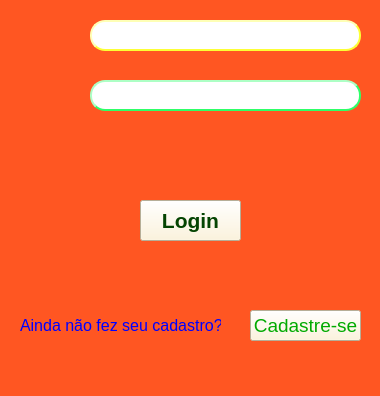
<?xml version="1.0" encoding="UTF-8"?>
<ui version="4.0">
 <class>MainWindow</class>
 <widget class="QMainWindow" name="MainWindow">
  <property name="geometry">
   <rect>
    <x>0</x>
    <y>0</y>
    <width>380</width>
    <height>396</height>
   </rect>
  </property>
  <property name="windowTitle">
   <string>MainWindow</string>
  </property>
  <property name="styleSheet">
   <string notr="true">background-color: rgb(190, 254, 255);
background-color: rgb(255, 86, 34);</string>
  </property>
  <widget class="QWidget" name="centralwidget">
   <widget class="QLineEdit" name="lin_1">
    <property name="geometry">
     <rect>
      <x>90</x>
      <y>20</y>
      <width>271</width>
      <height>31</height>
     </rect>
    </property>
    <property name="font">
     <font>
      <pointsize>12</pointsize>
     </font>
    </property>
    <property name="styleSheet">
     <string notr="true">background-color: rgb(255, 255, 255);
border-radius: 15px;
border-style: outset;
border-width: 2px;
border-color: rgb(252, 255, 55);</string>
    </property>
   </widget>
   <widget class="QLineEdit" name="lin_2">
    <property name="geometry">
     <rect>
      <x>90</x>
      <y>80</y>
      <width>271</width>
      <height>31</height>
     </rect>
    </property>
    <property name="font">
     <font>
      <pointsize>12</pointsize>
     </font>
    </property>
    <property name="styleSheet">
     <string notr="true">background-color: rgb(255, 255, 255);
border-color: rgb(255, 207, 139);
border-radius: 15px;
border-style: outset;
border-width: 2px;
border-color: rgb(46, 255, 105);</string>
    </property>
   </widget>
   <widget class="QPushButton" name="but_2">
    <property name="geometry">
     <rect>
      <x>250</x>
      <y>310</y>
      <width>111</width>
      <height>31</height>
     </rect>
    </property>
    <property name="font">
     <font>
      <pointsize>14</pointsize>
     </font>
    </property>
    <property name="styleSheet">
     <string notr="true">background-color: rgb(255, 243, 211);
color: rgb(0, 170, 0);</string>
    </property>
    <property name="text">
     <string>Cadastre-se</string>
    </property>
   </widget>
   <widget class="QPushButton" name="but_1">
    <property name="geometry">
     <rect>
      <x>140</x>
      <y>200</y>
      <width>101</width>
      <height>41</height>
     </rect>
    </property>
    <property name="font">
     <font>
      <pointsize>16</pointsize>
      <weight>75</weight>
      <bold>true</bold>
     </font>
    </property>
    <property name="styleSheet">
     <string notr="true">color: rgb(5, 68, 2);
background-color: rgb(255, 243, 211);</string>
    </property>
    <property name="text">
     <string>Login</string>
    </property>
   </widget>
   <widget class="QLabel" name="lab_2">
    <property name="geometry">
     <rect>
      <x>20</x>
      <y>310</y>
      <width>201</width>
      <height>31</height>
     </rect>
    </property>
    <property name="font">
     <font>
      <pointsize>12</pointsize>
     </font>
    </property>
    <property name="styleSheet">
     <string notr="true">color: rgb(0, 0, 255);</string>
    </property>
    <property name="text">
     <string>Ainda não fez seu cadastro?</string>
    </property>
   </widget>
   <widget class="QLabel" name="lab_1">
    <property name="geometry">
     <rect>
      <x>20</x>
      <y>150</y>
      <width>341</width>
      <height>31</height>
     </rect>
    </property>
    <property name="font">
     <font>
      <pointsize>14</pointsize>
     </font>
    </property>
    <property name="cursor">
     <cursorShape>SizeAllCursor</cursorShape>
    </property>
    <property name="focusPolicy">
     <enum>Qt::NoFocus</enum>
    </property>
    <property name="toolTip">
     <string>&lt;html&gt;&lt;head/&gt;&lt;body&gt;&lt;p align=&quot;center&quot;&gt;&lt;br/&gt;&lt;/p&gt;&lt;/body&gt;&lt;/html&gt;</string>
    </property>
    <property name="accessibleDescription">
     <string>&lt;html&gt;&lt;head/&gt;&lt;body&gt;&lt;p align=&quot;center&quot;&gt;&lt;br/&gt;&lt;/p&gt;&lt;/body&gt;&lt;/html&gt;</string>
    </property>
    <property name="styleSheet">
     <string notr="true">color: rgb(255, 20, 55);
color: rgb(255, 255, 255);</string>
    </property>
    <property name="text">
     <string/>
    </property>
    <property name="alignment">
     <set>Qt::AlignCenter</set>
    </property>
   </widget>
   <widget class="QLabel" name="lab_3">
    <property name="geometry">
     <rect>
      <x>30</x>
      <y>10</y>
      <width>51</width>
      <height>51</height>
     </rect>
    </property>
    <property name="text">
     <string/>
    </property>
    <property name="pixmap">
     <pixmap>face_login48x48.png</pixmap>
    </property>
   </widget>
   <widget class="QLabel" name="lab_4">
    <property name="geometry">
     <rect>
      <x>30</x>
      <y>70</y>
      <width>51</width>
      <height>51</height>
     </rect>
    </property>
    <property name="text">
     <string/>
    </property>
    <property name="pixmap">
     <pixmap>cad_login48x48.png</pixmap>
    </property>
   </widget>
  </widget>
  <widget class="QMenuBar" name="menubar">
   <property name="geometry">
    <rect>
     <x>0</x>
     <y>0</y>
     <width>380</width>
     <height>21</height>
    </rect>
   </property>
  </widget>
  <widget class="QStatusBar" name="statusbar"/>
 </widget>
 <resources/>
 <connections/>
</ui>
